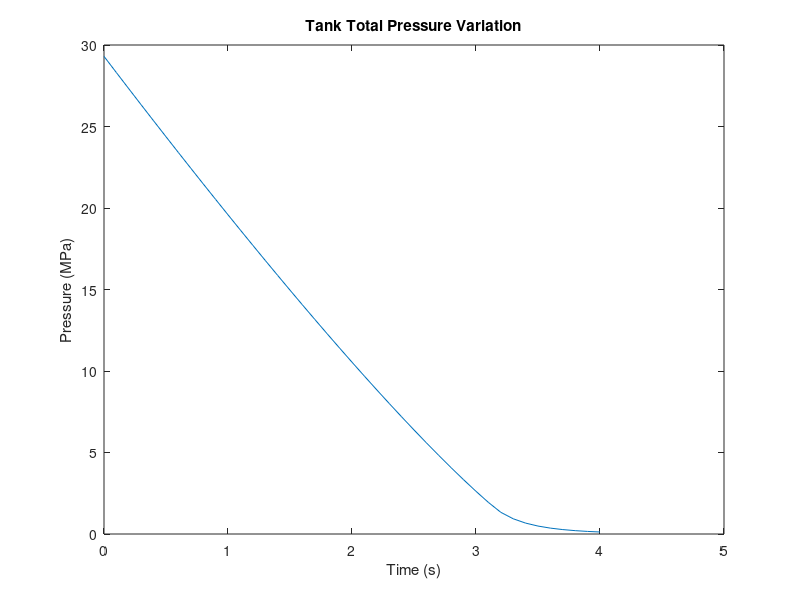
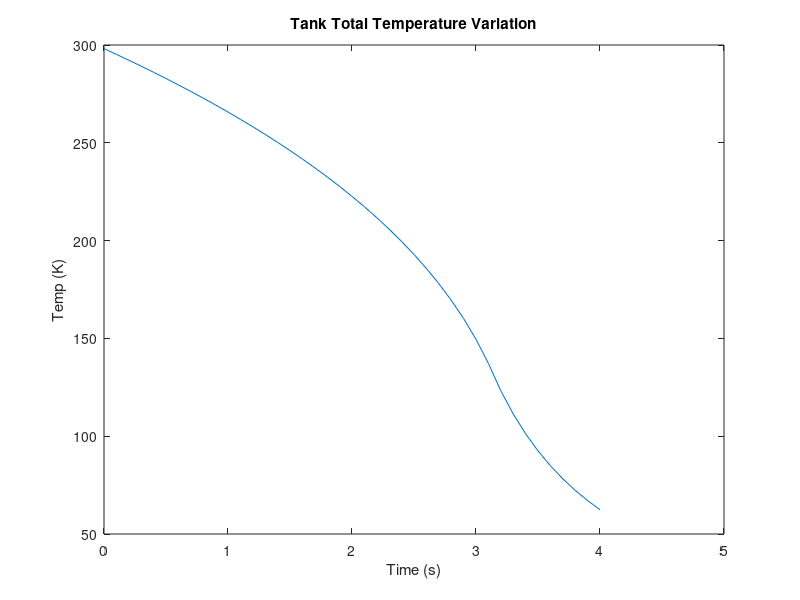
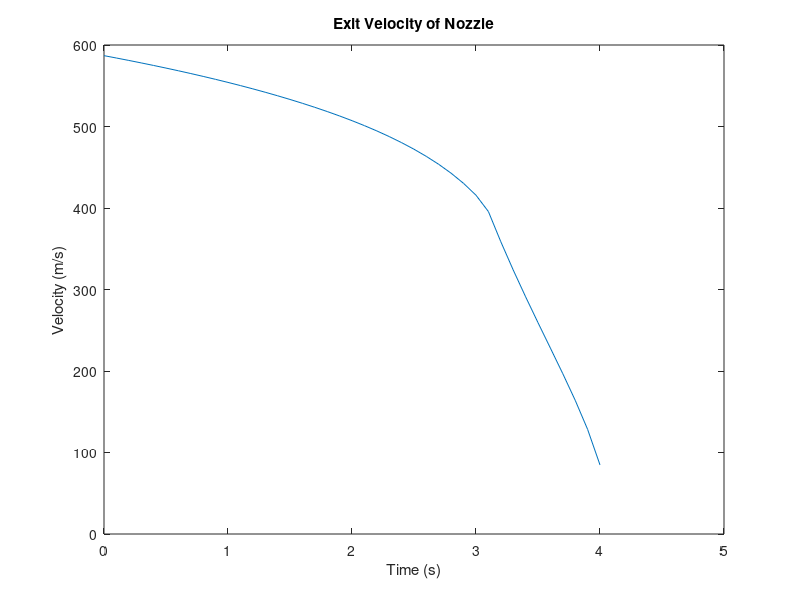
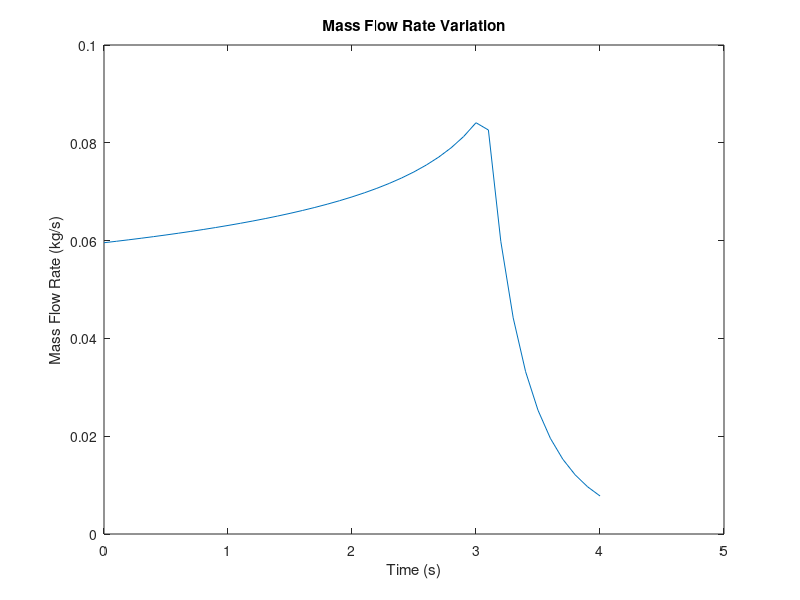

Recreate these plots in MATLAB, in order.
% About:
%   Cold Gas Thruster Project
%   Author: Sean Tibbetts
%   Purpose: Simulate the flow of a Cold-Gas Thruster

%% Setup
clc;
clear;

%% Initial Conditions
Tank_total_Pressure_init = 2.9303e+7; %Pa
Tank_total_Temp_init = 298.15; %K
Thrust_eff = 0.98; % Efficiency of Nozzle
P_atm = 1e5; %Pa - Exit Pressure Equals Atm pressure
d_star = 4.0e-3; %m
%d_exit = 2.5e-2; %m
P_c = 2.06e6; %Pa
V_tank = 0.00147484/2; %m^3
k = 1.4; % Specific Heat Ratio
R_gas = 297; %J/kg/K\

m_tank_init = Tank_total_Pressure_init*V_tank/R_gas/Tank_total_Temp_init;
A_star = pi/4*d_star^2;

%% Simulate the CGT using Total Temp and Total Pres Change
m_expelled(1) = 0.0;
P_tank(1) = Tank_total_Pressure_init;
T_tank(1) = Tank_total_Temp_init;
P_chamber(1) = P_c;
m_tank(1) = m_tank_init;
n = 1;
t_step = 0.1;
time = 0;
while P_tank(n) > 101325
    T_chamber(n) = T_tank(n);%*(P_chamber(n)/P_tank(n))^((k-1)/k);
    mdot(n) = P_chamber(n)*A_star*sqrt(k/R_gas/T_chamber(n))*(2/(k+1))^((k+1)/2/(k-1));
    m_expelled(n+1) = m_expelled(n) + t_step*mdot(n);
    C_f(n) = sqrt(2*k*k/(k-1)*(2/(k+1))^((k+1)/(k-1))*(1 - (P_atm/P_chamber(n))^((k-1)/k)));
    Thrust(n) = P_chamber(n)*A_star*C_f(n)*Thrust_eff;
    u_e(n) = Thrust(n)/mdot(n);
    if n > 1
        impulse(n) = impulse(n-1) + Thrust(n)*t_step;
    else
        impulse(n) = Thrust(n)*t_step;
    end
    %Update Values in Tank
    m_tank(n+1) = m_tank(n) - mdot(n)*t_step;
    P_tank(n+1) = P_tank(1)*(m_tank(n+1)/m_tank(1))^k;
    T_tank(n+1) = T_tank(1)*(P_tank(n+1)/P_tank(1))^((k-1)/k);
    
    % Update Chamber Temperature
    if P_tank(n+1) > P_c
        P_chamber(n+1) = P_c;
        tstart = 0;
    else
        if tstart == 0
            tstart = time;
            nstart = n;
        end
        P_chamber(n+1) = P_tank(n+1);
    end
    % Update Iteration Values
    n = n+1;
    t(n) = time + t_step;
    time = time + t_step;
end
n = n-1;
figure(1);
plot(t(1:n),P_tank(1:n)/1e6)
title('Tank Total Pressure Variation')
xlabel('Time (s)');
ylabel('Pressure (MPa)');
figure(2);
plot(t(1:n),T_tank(1:n))
title('Tank Total Temperature Variation')
xlabel('Time (s)');
ylabel('Temp (K)');
figure(3);
plot(t(1:n),u_e(1:n))
title('Exit Velocity of Nozzle')
xlabel('Time (s)');
ylabel('Velocity (m/s)');
figure(4)
plot(t(1:n),mdot(1:n))
title('Mass Flow Rate Variation')
xlabel('Time (s)');
ylabel('Mass Flow Rate (kg/s)');
figure(5)
plot(t(1:n),Thrust(1:n))
title('Thrust Variation')
xlabel('Time (s)');
ylabel('Thrust (N)');
figure(6)
plot(t(1:n),P_chamber(1:n)/1e6)
title('Chamber Pressure Variation')
xlabel('Time (s)');
ylabel('Chamber Pressure (MPa)');
figure(7)
plot(t(1:n),C_f(1:n))
title('Thrust Coef Variation')
xlabel('Time (s)');
ylabel('Thrust Coef');
%% Simulate the CGT using only Total Pres Change
% m_expelled_b(1) = 0.0;
% P_tank_b(1) = Tank_total_Pressure_init;
% T_tank_b(1) = Tank_total_Temp_init;
% P_chamber_b(1) = P_c;
% t_b(1) = 0;
% m_tank_b(1) = m_tank_init;
% n = 1;
% t_step = 1;
% time_b = 0;
% 
% while m_expelled_b(n) < 150
%     T_chamber_b(n) = T_tank_b(n);%*(P_chamber(n)/P_tank(n))^((k-1)/k);
%     mdot_b(n) = P_chamber_b(n)*A_star*sqrt(k/R_gas/T_chamber_b(n))*(2/(k+1))^((k+1)/2/(k-1));
%     m_expelled_b(n+1) = m_expelled_b(n) + t_step*mdot_b(n);
%     C_f_b(n) = sqrt(2*k*k/(k-1)*(2/(k+1))^((k+1)/(k-1))*(1 - (P_atm/P_chamber_b(n))^((k-1)/k)));
%     Thrust_b(n) = P_chamber_b(n)*A_star*C_f_b(n)*Thrust_eff;
%     u_e_b(n) = Thrust_b(n)/mdot_b(n);
%     
%     %Update Values in Tank
%     m_tank_b(n+1) = m_tank_b(n) - mdot_b(n)*t_step;
%     T_tank_b(n+1) = T_tank_b(1);
%     P_tank_b(n+1) = m_tank_b(n+1)*R_gas*T_tank_b(n+1)/V_tank;
%     
%     if P_tank_b(n+1) > P_c
%         P_chamber_b(n+1) = P_c;
%     else
%         P_chamber_b(n+1) = P_tank_b(n+1);
%     end
%     % Update Iteration Values
%     n = n+1;
%     t_b(n+1) = time_b + t_step;
%     time_b = time_b + t_step;
% end
%     
% 
% 
% figure(6);
% plot(t_b(1:time_b),P_tank_b(1:time_b)/1e6)
% title('Tank Total Pressure Variation - B')
% xlabel('Time (s)');
% ylabel('Pressure (MPa)');
% figure(7);
% plot(t_b(1:time_b),T_tank_b(1:time_b))
% title('Tank Total Temperature Variation - B')
% xlabel('Time (s)');
% ylabel('Pressure (MPa)');
% figure(8);
% plot(t_b(1:time_b),u_e_b(1:time_b))
% title('Exit Velocity of Nozzle - B')
% xlabel('Time (s)');
% ylabel('Velocity (m/s)');
% figure(9)
% plot(t_b(1:time_b),mdot_b(1:time_b))
% title('Mass Flow Rate Variation - B')
% xlabel('Time (s)');
% ylabel('Mass Flow Rate (kg/s)');
% figure(10)
% plot(t_b(1:time_b),Thrust_b(1:time_b))
% title('Thrust Variation - B')
% xlabel('Time (s)');
% ylabel('Thrust (N)');
% 
% 
% figure(11);
% plot(t(1:time),P_tank(1:time)/1e6,t_b(1:time_b),P_tank_b(1:time_b)/1e6)
% title('Tank Total Pressure Variation - ALL')
% xlabel('Time (s)');
% ylabel('Pressure (MPa)');
% legend('Temp Varies', 'Temp Constant')
% 
% figure(12);
% plot(t(1:time),T_tank(1:time),t_b(1:time_b),T_tank_b(1:time_b))
% title('Tank Total Temperature Variation - ALL')
% xlabel('Time (s)');
% ylabel('Pressure (MPa)');
% legend('Temp Varies', 'Temp Constant')
% 
% figure(13);
% plot(t(1:time),u_e(1:time),t_b(1:time_b),u_e_b(1:time_b))
% title('Exit Velocity of Nozzle - ALL')
% xlabel('Time (s)');
% ylabel('Velocity (m/s)');
% legend('Temp Varies', 'Temp Constant')
% 
% figure(14)
% plot(t(1:time),mdot(1:time),t_b(1:time_b),mdot_b(1:time_b))
% title('Mass Flow Rate Variation - ALL')
% xlabel('Time (s)');
% ylabel('Mass Flow Rate (kg/s)');
% legend('Temp Varies', 'Temp Constant')
% 
% figure(15)
% plot(t(1:time),Thrust(1:time),t_b(1:time_b),Thrust_b(1:time_b))
% title('Thrust Variation - ALL')
% xlabel('Time (s)');
% ylabel('Thrust (N)');
% legend('Temp Varies', 'Temp Constant')

%% OUTPUT
fprintf("Total Time for Propellant to be Expelled\n");
fprintf("Varying Model: %f sec\n",time);
fprintf("Total Mass Expelled: %f kg\n",m_expelled(n-1));
fprintf("Total Impulse: %f Ns\n",impulse(n));
fprintf("Time when BlowDown Starts: %f s\n",tstart);
fprintf("Maximum Thrust: %f N\n",Thrust(nstart));
fprintf("Average Thrust: %f N\n",impulse(n)/time);
fprintf("Liftoff Weight: %f kg  |  %f lbs\n",Thrust(nstart)/5/9.81,Thrust(nstart)/5/9.81*2.2);
